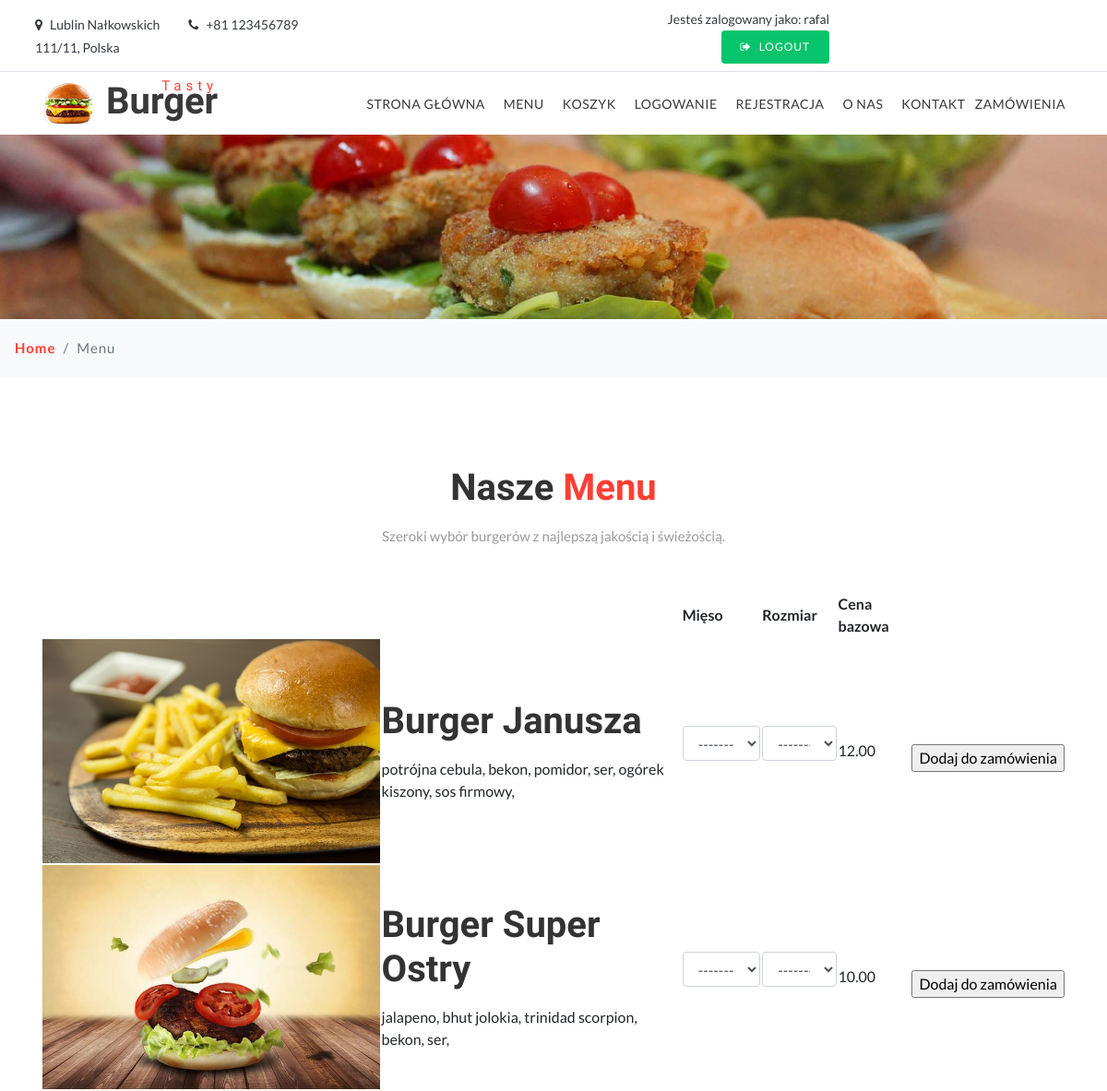
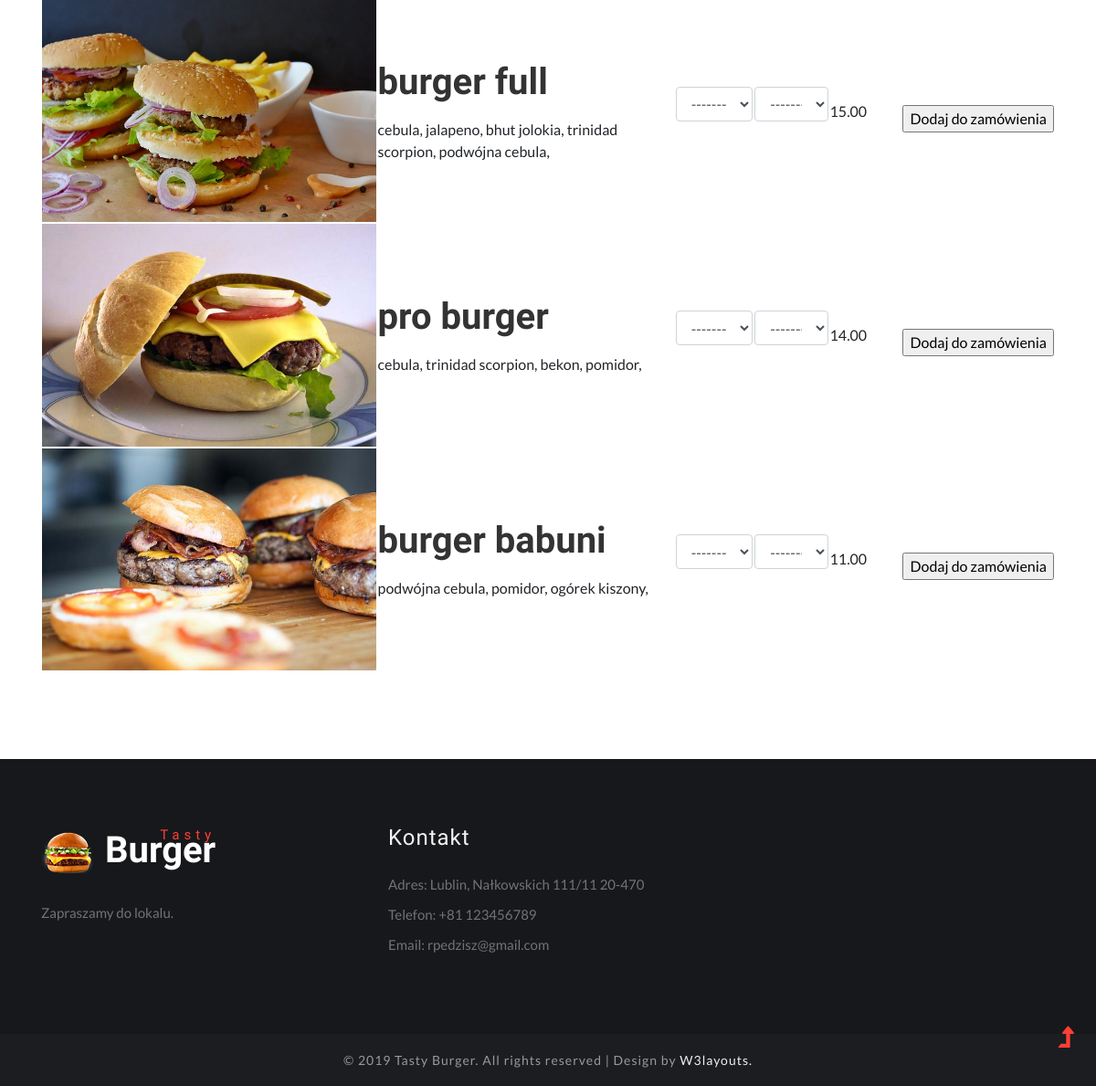
Page /bar/menu (signed in) on the committed database (2 pictures, top to bottom).
### bar/models.py (models this page shows, shortened)
class Burger(models.Model):
    class Meta: verbose_name_plural = 'Burgery'
    obraz = models.CharField(verbose_name='obraz', max_length=100)
    nazwa = models.CharField(verbose_name='Burger', max_length=100)
    opis = models.CharField(verbose_name='Opis', max_length=255)
    cena = models.DecimalField(max_digits=5, decimal_places=2)
    skladniki = models.ManyToManyField(Skladnik)
    def get_skladniki(self):
        return self.skladniki.all()

class Skladnik(models.Model):
    class Meta: verbose_name_plural = 'Skladniki'
    nazwa = models.CharField(verbose_name=u"składnik", max_length=50)
    cena = models.DecimalField(max_digits=5, decimal_places=2, default=51
                               )

### bar/views.py (the view)
# urls.py: path('/menu', views.menu, name='menu'),
def menu(request):
    if (request.user.is_authenticated):
        burgery = Burger.objects.all()
        nazwa_uzytkownika = request.user.username
        uzytkownik = request.user
        form = DodajDoKoszykaForm(request.POST)
        kontekst = {
            'uzytkownik': uzytkownik,
            'komunikat': 'Witaj w menu',
            'burgery': burgery,
            'form': form,
        }
        return render(request, 'menu.html', kontekst)
    else:
        messages.warning(request, "Aby przeglądać menu należy się zalogować")
        return redirect('/bar/logowanie')

### bar/forms.py
class DodajDoKoszykaForm (forms.Form):
    mieso = forms.ModelChoiceField(queryset=Mieso.objects.all(), widget=forms.Select(attrs={'class': 'form-control'}))
    rozmiar = forms.ModelChoiceField(queryset=Rozmiar.objects.all(), widget=forms.Select(attrs={'class': 'form-control'}))

### bar/models.py (called while the page is built)
    def __str__(self):
        return self.nazwa

    def __str__(self):
        return self.nazwa

### templates/menu.html (shortened to what this page needs)
<!DOCTYPE html>
<html lang="zxx">
<head>
 {% load static %}
	<link rel="stylesheet" href="{% static "css/bootstrap.css" %}">
	<link rel="stylesheet" href="{% static "css/style.css" %}" type="text/css" media="all" />
	<link href="{% static "css/font-awesome.min.css" %}" rel="stylesheet">
</head>
<body>
	<header id="home">
		<div class="top-bar py-2 border-bottom">
			<div class="container">
				<div class="row middle-flex">
					<div class="col-xl-7 col-md-5 top-social-agile mb-md-0 mb-1 text-lg-left text-center">
						<div class="row">
							<div class="col-xl-3 col-6 header-top_w3layouts">
								<p class="text-da">
									<span class="fa fa-map-marker mr-2"></span>Lublin Nałkowskich 111/11, Polska
								</p>
							</div>
							<div class="col-xl-3 col-6 header-top_w3layouts">
								<p class="text-da">
									<span class="fa fa-phone mr-2"></span>+81 123456789
								</p>
							</div>
							<div class="col-xl-6"></div>
						</div>
					</div>
					<div class="col-xl-5 col-md-7 top-social-agile text-md-right text-center pr-sm-0 mt-md-0 mt-2">
						<div class="row middle-flex">
							<div class="col-lg-5 col-4 top-w3layouts p-md-0 text-right">
								{% block content1 %}
                                {% if uzytkownik.is_authenticated %}
                                    <p class="text-da">
                                    Jesteś zalogowany jako: {{ uzytkownik.username }}
                                    </p>
                                    <a href="{% url 'wyloguj' %}" class="btn login-button-2 text-uppercase text-wh">
									<span class="fa fa-sign-out mr-2"></span>Logout</a>
                                    {% else %}
                                    <a href="/bar/logowanie" class="btn login-button-2 text-uppercase text-wh">
									<span class="fa fa-sign-in mr-2"></span>Login</a>
                                    {% endif %}
                                {% endblock %}
							</div>
							<div class="col-lg-7 col-8 social-grid-w3">
							</div>
						</div>
					</div>
				</div>
			</div>
		</div>
	</header>
	<div class="main-top py-1">
		<div class="container">
			<div class="nav-content">
				<h1>
					<a id="logo" class="logo" href="">
						<img src="{% static "images/logo.png" %}"  alt="" class="img-fluid"><span>Tasty</span> Burger
					</a>
				</h1>
				<div class="nav_web-dealingsls">
					<nav>
						<ul class="menu">
							<li><a href="/bar">Strona główna</a></li>
							<li><a href="/bar/menu">Menu</a></li>
                            <li><a href="/bar/koszyk">Koszyk</a></li>
                            <li><a href="/bar/logowanie">Logowanie</a></li>
                            <li><a href="/bar/rejestracja">Rejestracja</a></li>
                            <li><a href="/bar/onas">O nas</a></li>
							<li><a href="/bar/kontakt">Kontakt</a></li>
                            {% block content %}
                            {% if uzytkownik.is_superuser %}
                                <li><a href="{% url 'zamowienia' %}">Zamówienia</a></li>
                            {% endif %}
                            {% endblock %}
						</ul>
					</nav>
				</div>
			</div>
		</div>
	</div>
	<div class="main-banner-2">
	</div>
	<div class="breadcrumb-agile bg-light py-2">
		<ol class="breadcrumb bg-light m-0">
			<li class="breadcrumb-item">
				<a href="/bar">Home</a>
			</li>
			<li class="breadcrumb-item active" aria-current="page">Menu</li>
		</ol>
	</div>
	<section class="portfolio py-5">
		<div class="container py-xl-5 py-lg-3">
			<div class="title-section text-center mb-md-5 mb-4">
				<h3 class="w3ls-title mb-3">Nasze <span>Menu</span></h3>
				<p class="titile-para-text mx-auto">Szeroki wybór burgerów z najlepszą jakością i świeżością.</p>
			</div>
<table width="100%">
    <th></th>
    <th></th>
    <th>Mięso</th>
    <th>Rozmiar</th>
    <th>Cena bazowa</th>
    {% for burger in burgery %}
    <tr>
        <form action="{% url 'menu_formularz' burger.id %}", method="post">
            <td>
                {% load static %}
                <img class="img-fluid" src="{% static burger.obraz %}" alt="">
            </td>
    <td>
        <h3 class="w3ls-title mb-3">{{ burger.nazwa  }}</h3>
            {% for skladnik in burger.get_skladniki %}
            {{ skladnik.nazwa }},
            {% endfor %}
    </td>
     <td>
         <div class="form-group">
        {{ form.mieso }}
        </div>
        </td>
        <td>
         <div class="form-group">
        {{ form.rozmiar }}
        </div>
        </td>
        <td>{{ burger.cena }}</td>
<td>
<input type="submit" class="button-w3ls active mt-3" value="Dodaj do zamówienia">
</td>
</form>
</tr>
    {% endfor %}
</table>
		</div>
	</section>
	<footer class="py-5">
		<div class="container py-xl-4">
			<div class="row footer-top">
				<div class="col-lg-4 footer-grid_section_1its footer-text">
					<h2>
						<a class="logo text-wh" href="">
							<img src="{% static "images/logo.png" %}" alt="" class="img-fluid"><span>Tasty</span> Burger
						</a>
					</h2>
					<p class="mt-lg-4 mt-3 mb-lg-5 mb-4">Zapraszamy do lokalu.</p>
				</div>
				<div class="col-lg-4 footer-grid_section_1its my-lg-0 my-sm-4 my-4">
					<div class="footer-title">
						<h3>Kontakt</h3>
					</div>
					<div class="footer-text mt-4">
						<p>Adres: Lublin, Nałkowskich 111/11 20-470 </p>
						<p class="my-2">Telefon: +81 123456789</p>
						<p>Email: <a href="mailto:rpedzisz@gmail.com">rpedzisz@gmail.com</a></p>
					</div>
				</div>
			</div>
		</div>
	</footer>
	<div class="cpy-right text-center py-3">
		<p>© 2019 Tasty Burger. All rights reserved | Design by
			<a href="http://w3layouts.com"> W3layouts.</a>
		</p>
	</div>
	<a href="#home" class="move-top text-center">
		<span class="fa fa-level-up" aria-hidden="true"></span>
	</a>
</body>
</html>

### bar/static/css/style.css (style rules this page uses)
body { padding: 0; margin: 0; background: #FFF; font-family: 'Lato', sans-serif; }
h1, h2, h3, h4, h5, h6 { margin: 0; padding: 0; font-family: 'Barlow Semi Condensed', sans-serif; }
p { margin: 0; padding: 0; font-size: 17px; line-height: 25px; color: #999; font-family: 'Lato', sans-serif; font-weight: normal; }
ul, ol { margin: 0; padding: 0; }
.text-wh { color: #fff; }
.text-da { color: #343a40; }
html { scroll-behavior: smooth; }
a.move-top { position: fixed; bottom: 1.5%; right: 2%; z-index: 0; }
a.move-top span { color: #ff3f34; font-size: 30px; }
.header-top_w3layouts { padding: 0 .5em; }
nav li:last-child { margin: 0; }
.header-top_w3layouts p, .header-w3layouts p, .top-w3layouts p { font-size: 14px; }
a.login-button-2 { letter-spacing: 1px; font-size: 12px; background: #05c46b; padding: 8px 20px; border-radius: 4px; color: #fff; }
.middle-flex { align-items: center; }
.nav-content { display: flex; align-items: center; }
.nav_web-dealingsls { margin-left: auto; }
nav { margin: 0; padding: 0; }
nav:after { content: ""; display: table; clear: both; }
nav ul { padding: 0; margin: 0; list-style: none; position: relative; }
nav ul li { display: inline-block; float: left; }
nav li { margin: 0 10px; }
nav a { color: #3a3939; font-weight: 400; font-size: 14px; display: inline-block; text-transform: uppercase; letter-spacing: .5px; }
li>a:only-child:after { content: ''; }
a.logo { color: #3a3939; font-size: 40px; padding: 0; font-weight: bold; position: relative; }
a.logo span { color: #ff3f34; font-size: 15px; letter-spacing: 5px; font-weight: 500; position: absolute; right: 0; top: -2px; }
h3.w3ls-title { font-size: 40px; font-weight: 600; color: #333; }
h3.w3ls-title span { color: #ff3f34; }
.w3ls-bnrbtm, .single-page, .portfolio, .ab-info-main,.about-bottom { position: relative; z-index: 1; background: #fff; }
p.titile-para-text { max-width: 600px; font-size: 15px; }
footer { background: #17181b; }
h2 a.logo { color: #fff; }
.footer-text p, .footer-text p a, .contact-info p { color: #727377; font-size: 15px; }
.footer-title h3 { font-size: 24px; color: #f3f3f3; letter-spacing: 1px; }
.cpy-right { background: #1c1d21; }
.cpy-right p { letter-spacing: 1px; font-size: 14px; }
.cpy-right p a { color: #eee; }
.main-banner-2 { background: url(../images/inner-bg.jpg) no-repeat center; background-size: cover; -webkit-background-size: cover; -moz-background-size: cover; -o-background-size: cover; -ms-background-size: cover; min-height: 300px; }
.breadcrumb-agile { box-shadow: 2px 3px 12px 1px rgba(0, 0, 0, 0.15); }
.breadcrumb li a { color: #ff3f34; font-weight: bold; }
.breadcrumb li { letter-spacing: 1px; color: #000; font-size: 15px; }
@media (max-width: 1440px) { .main-banner-2 { min-height: 250px; } }
@media (max-width: 1280px) { .main-banner-2 { min-height: 200px; } }

### rows in the picture
Burger: obraz (picture), nazwa "Burger Janusza", cena "12.00"
Skladnik: nazwa "potrójna cebula"
Skladnik: nazwa "bekon"
Skladnik: nazwa "pomidor"
Skladnik: nazwa "ser"
Skladnik: nazwa "ogórek kiszony"
Skladnik: nazwa "sos firmowy"
Burger: obraz (picture), nazwa "Burger Super Ostry", cena "10.00"
Skladnik: nazwa "jalapeno"
Skladnik: nazwa "bhut jolokia"
Skladnik: nazwa "trinidad scorpion"
Burger: obraz (picture), nazwa "burger full", cena "15.00"
Skladnik: nazwa "cebula"
Skladnik: nazwa "podwójna cebula"
Burger: obraz (picture), nazwa "pro burger", cena "14.00"
Burger: obraz (picture), nazwa "burger babuni", cena "11.00"

### other values in the picture
{{ uzytkownik.username }} "rafal"
